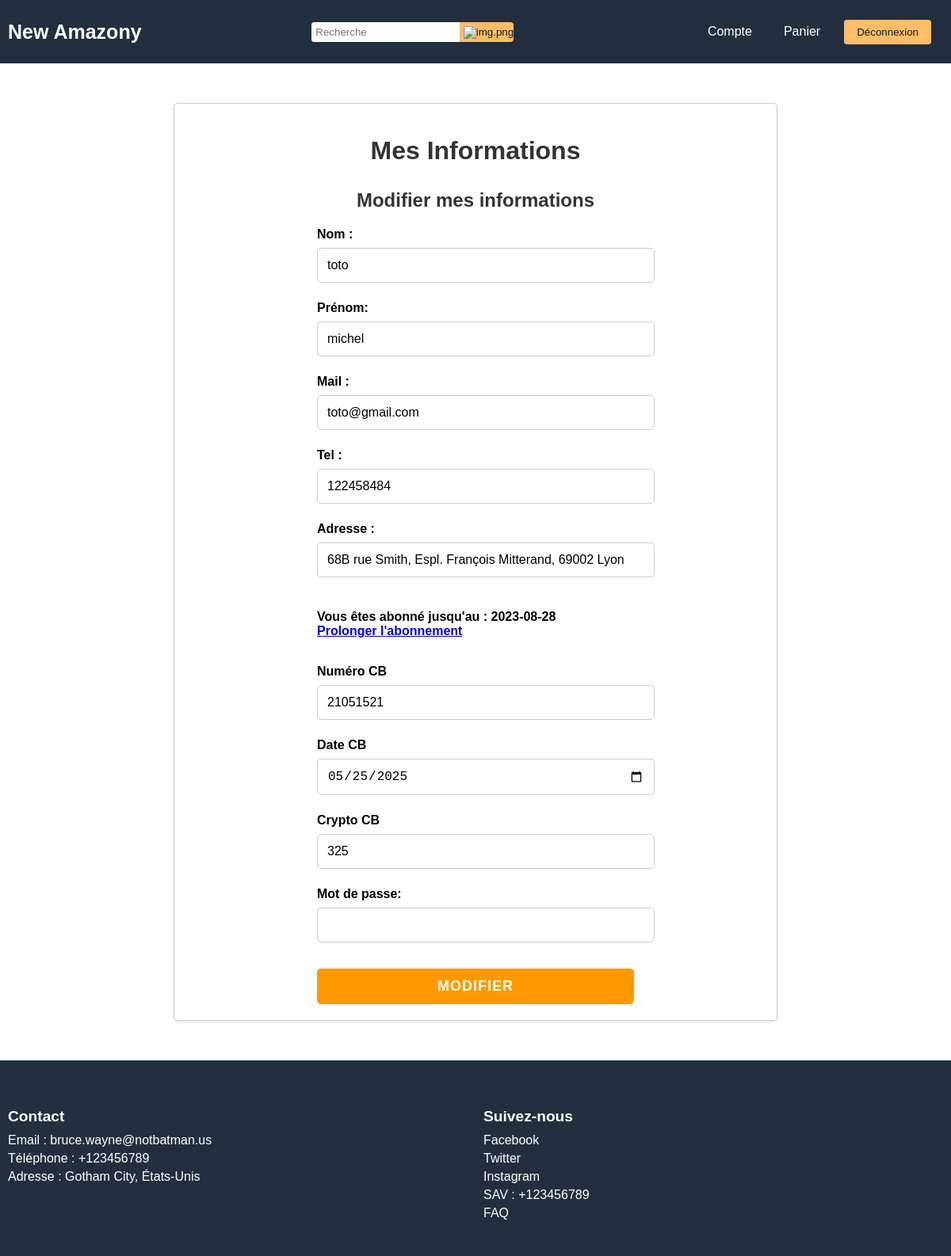
/php/mes_informations.php (signed in), run on the app's committed database.
### tables this page shows
CREATE TABLE IF NOT EXISTS `client` (
  `Prénom` varchar(50) NOT NULL,
  `Nom` varchar(50) NOT NULL,
  `Mail` varchar(100) NOT NULL,
  `Tel` varchar(15) NOT NULL,
  `Adresse` varchar(500) DEFAULT NULL,
  `Date_contrat` date DEFAULT NULL,
  `mdp` varchar(50) NOT NULL,
  `ID` int NOT NULL AUTO_INCREMENT,
  `numero_CB` bigint DEFAULT NULL,
  `date_CB` date DEFAULT NULL,
  `crypto_CB` int DEFAULT NULL,
  PRIMARY KEY (`ID`)
);

### php/fonction_get.php (called while the page is built, shortened)
<?php
require_once "fonction_update.php";
function recup_Data_Client($ID_Cli){
    global $link;
    $data = [];
    $sql_data = "SELECT * FROM client WHERE ID = $ID_Cli";
    $res_data = mysqli_query($link, $sql_data);
    $sql = "DESCRIBE client";
    $result = $link->query($sql);
    $obj = mysqli_fetch_object($res_data);
    while($row = $result->fetch_assoc()){
        $var = $row['Field'];
        $data[$var] = $obj->$var;
    }
    return $data;
}
?>

### php/mes_informations.php (the view, shortened to what this page needs)
<!DOCTYPE html>
<html>
<head>
  <link rel="stylesheet" type="text/css" href="/projet_pedago/css/mes_informations.css" href="/projet_pedago/css/Main.css">
</head>
<?php
  include ("header.php");
  $id = $_SESSION['Connexion'][0];
  if($_SESSION['Connexion'][1] == 'client'){
    $data = recup_Data_Client($id);
  }elseif($_SESSION['Connexion'][1] == 'vendeur' || $_SESSION['Connexion'][1] == 'admin'){
    $data = recup_Data_Vendeur($id);
  }elseif($_SESSION['Connexion'][1] == 'livreur'){
    $data = recup_Data_Livreur($id);
  }
?>
<body>
    <div class="info-container">
      <h1>Mes Informations</h1>
      <?php
       if ($_SESSION['Connexion'][1] == 'client'){
      ?>
      <form class="account-form" id="modifie" name="modifie" action="mes_informations.php" method="POST">
        <h2>Modifier mes informations</h2>
        <label for="account-name">Nom :</label>
        <input class="modifier-input"  type="text" id="account-name" name="account-name" value="<?php echo(htmlspecialchars($data["Nom"])); ?>" required>
        <label for="account-surname">Prénom:</label>
        <input class="modifier-input" value="<?php echo(htmlspecialchars($data["Prénom"]));?>" type="text" id="account-surname" name="account-surname" required>
        <label for="account-mail">Mail :</label>
        <input class="modifier-input" value="<?php echo(htmlspecialchars($data["Mail"]));?>" type="email" id="account-mail" name="account-mail" required>
        <label for="account-tel">Tel :</label>
        <input class="modifier-input" value="<?php echo(htmlspecialchars($data["Tel"]));?>" type="number" min="0" id="account-tel" step ="1" name="account-tel" required>
        <label for="account-adresse">Adresse :</label>
        <input class="modifier-input" value="<?php echo(htmlspecialchars($data["Adresse"]));?>" type="text" id="account-adresse" name="account-adresse" required>
        <br>
        <br>
        <?php
        if($data['Date_contrat'] > date('Y-m-d')){
          print('<label for="account-abonnement"> Vous êtes abonné jusqu\'au : ' . $data["Date_contrat"] . '<br><a href = "/projet_pedago/php/abonnement.php"> Prolonger l\'abonnement </a></label>
          <br>');
        } else{
          print('<label for="account-abonnement"> Vous n\'êtes pas abonné <br><a href = "/projet_pedago/php/abonnement.php"> S\'abonner </a></label>
          <br>');
        }
        ?>
        <label for="account-numCB"> Numéro CB</label>
        <input class="modifier-input" value="<?php echo(htmlspecialchars($data["numero_CB"]));?>" type="number" min="0" step ="1" id="account-numCB" name="account-numCB" >
        <label for="account-dateCB"> Date CB</label>
        <input class="modifier-input" value="<?php echo(htmlspecialchars($data["date_CB"]));?>" type="date" id="account-dateCB" name="account-dateCB" >
        <label for="account-cryptoCB"> Crypto CB</label>
        <input class="modifier-input" value="<?php echo(htmlspecialchars($data["crypto_CB"]));?>" type="number" min="0" step ="1" id="account-cryptoCB" name="account-cryptoCB" >
        <label for="account-mot_de_passe">Mot de passe:</label>
        <input class="modifier-input"  type='password' id='account-mot_de_passe' name='account-mdp' required>
        <button type="submit" name="modifier" class="account-button">Modifier</button>
      </form>
    </div>
  <?php
      }
  ?>
</body>
</html>
<?php
  include ("footer.php");
?>

### projet_pedago/css/mes_informations.css (style rules this page uses)
body { font-family: "Arial", sans-serif; background-color: #f5f5f5; }
.info-container { width: 60%; margin: 50px auto; padding: 20px; background-color: #fff; border: 1px solid #ccc; border-radius: 5px; box-shadow: 0 2px 4px rgba(0, 0, 0, 0.1); }
h1, h2 { text-align: center; font-family: "Helvetica", sans-serif; color: #333; }
h1 { font-size: 32px; margin-bottom: 30px; }
h2 { font-size: 24px; margin-bottom: 20px; }
.account-form { max-width: 400px; margin: 0 auto; }
.account-form label { display: block; margin-top: 15px; font-weight: bold; font-size: 16px; }
.account-form input, .account-form select { width: 100%; padding: 12px; margin: 8px 0; border: 1px solid #ccc; border-radius: 5px; font-size: 16px; }
.account-button { width: 100%; padding: 12px 20px; margin-top: 25px; background-color: #ff9900; color: #fff; border: none; border-radius: 5px; cursor: pointer; font-size: 18px; font-weight: bold; text-transform: uppercase; letter-spacing: 1px; }

### projet_pedago/css/Main.css (style rules this page uses)
body { display: flex; flex-direction: column; min-height: 100vh; }
body { font-family: Arial, sans-serif; background-color: #fff; margin: 0; padding: 0; height: 100%; width: 100%; }

### data on the page
client: account-name "toto", account-surname "michel", account-mail "toto@gmail.com", account-tel "122458484", account-adresse "68B rue Smith, Espl. François Mitterand, 69002 Lyon", Date_contrat "2023-08-28", account-numCB "21051521", account-dateCB "05/25/2025", account-cryptoCB "325"
